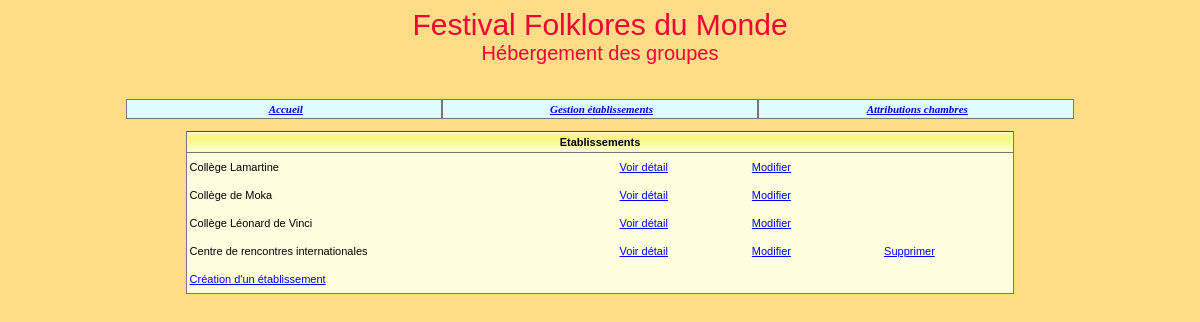
The app's page /codeAppliFestival/listeEtablissements.php with its own data.
### tables this page shows
create table Etablissement 
(id char(8) not null, 
nom varchar(45) not null,
adresseRue varchar(45) not null, 
codePostal char(5) not null, 
ville varchar(35) not null,
tel varchar(13) not null,
adresseElectronique varchar(70),
type tinyint not null,
civiliteResponsable varchar(12) not null,
nomResponsable varchar(25) not null,
prenomResponsable varchar(25),
nombreChambresOffertes integer,
informationsPratiques blob(500),
constraint pk_Etablissement primary key(id));

### codeAppliFestival/_gestionBase.inc.php (called while the page is built, shortened)
<?php
function obtenirReqEtablissements()
{
   $req="select id, nom from Etablissement order by id";
   return $req;
}
function existeAttributionsEtab($connexion, $id)
{
   $req="select * From Attribution where idEtab='$id'";
   $rsAttrib=$connexion->query($req);
   return $rsAttrib->fetch(PDO::FETCH_ASSOC);
}
?>

### codeAppliFestival/listeEtablissements.php (the view, shortened to what this page needs)
<?php
include("_debut.inc.php");
include("_gestionBase.inc.php");
$connexion=connect();
echo "
<table width='70%' cellspacing='0' cellpadding='0' align='center'
class='tabNonQuadrille'>
   <tr class='enTeteTabNonQuad'>
      <td colspan='4'>Etablissements</td>
   </tr>";
   $req=obtenirReqEtablissements();
   $rsEtab=$connexion->query($req);
   $lgEtab=$rsEtab->fetch(PDO::FETCH_ASSOC);
   while ($lgEtab!=FALSE)
   {
      $id=$lgEtab['id'];
      $nom=$lgEtab['nom'];
      echo "
		<tr class='ligneTabNonQuad'>
         <td width='52%'>$nom</td>
         <td width='16%' align='center'>
         <a href='detailEtablissement.php?id=$id'>
         Voir détail</a></td>
         <td width='16%' align='center'>
         <a href='modificationEtablissement.php?action=demanderModifEtab&amp;id=$id'>
         Modifier</a></td>";
			if (!existeAttributionsEtab($connexion, $id))
			{
            echo "
            <td width='16%' align='center'>
            <a href='suppressionEtablissement.php?action=demanderSupprEtab&amp;id=$id'>
            Supprimer</a></td>";
         }
         else
         {
            echo "
            <td width='16%'>&nbsp; </td>";
			}
			echo "
      </tr>";
      $lgEtab=$rsEtab->fetch(PDO::FETCH_ASSOC);
   }
   echo "
   <tr class='ligneTabNonQuad'>
      <td colspan='4'><a href='creationEtablissement.php?action=demanderCreEtab'>
      Création d'un établissement</a ></td>
  </tr>
</table>";
?>

### codeAppliFestival/css/cssGeneral.css (style rules this page uses)
.basePage { background-color:#FFDD88; color:black; font:11px Arial, Helvetica, sans-serif; }
td,tr { font:11px Arial, Helvetica, sans-serif; }
table.tabNonQuadrille { background-color:#FFFFE0; border-bottom:1px solid #777777; border-right:1px solid #777777; border-left:1px solid #777777; border-top:1px #777777; color:black; }
tr.enTeteTabNonQuad td { background-image:url('../images/xpBarre.jpg'); height:21px; text-align:center; font-weight:bold; border-bottom:1px solid #777777; }
tr.ligneTabNonQuad td { background-color:#FFFFE0; height:28px; text-align:left; padding-left:3px; color:black; }

### records on screen
etablissement: nom "Collège Lamartine"
etablissement: nom "Collège de Moka"
etablissement: nom "Collège Léonard de Vinci"
etablissement: nom "Centre de rencontres internationales"
